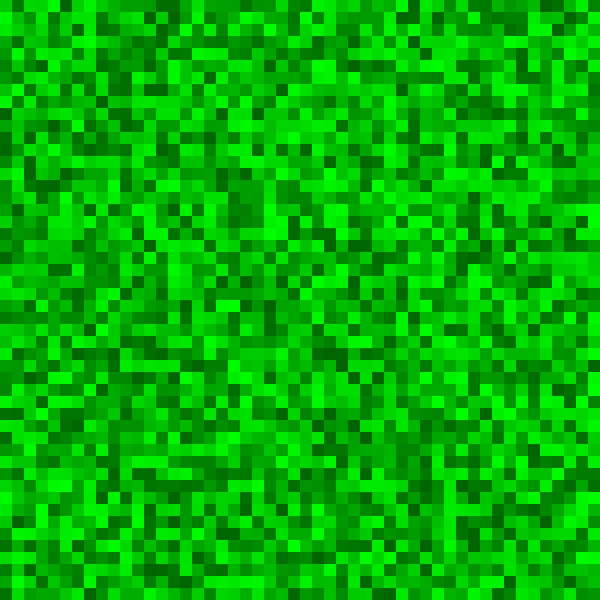
Frame 1 (no input)
Frame 60 (the mouse pressed at the canvas centre just before this capture): identical to frame 1, image omitted
Frame 120 (the mouse held since frame 60 and released just before this capture): identical to frame 1, image omitted

The Processing sketch that drew this single still picture (run headless with seeded random() and noise(); from frame 60 on, the mouse is pressed at the canvas centre):

// Processing sketch: processing_123337
// ── processing_123337.pde

int tamanho=12;
int colunas=600/tamanho;
int linhas=600/tamanho;
Grama[][] Comida=new Grama[colunas][linhas];
ArrayList<Bicho> Animais=new ArrayList<Bicho>(0);
int i, j;

void setup()
{
  size(600, 600);
  for(i=0; i<colunas; i=i+1)
  {
    for(j=0; j<linhas; j=j+1)
    {
      Comida[i][j]=new Grama();
    }
  }
  noStroke();
}

void draw()
{
  if(mousePressed && mouseButton==RIGHT)
  {
    Comida[floor(mouseX/tamanho)][floor(mouseY/tamanho)].qtd=100;
  }
  for(i=0; i<colunas; i=i+1)
  {
    for(j=0; j<linhas; j=j+1)
    {
      Comida[i][j].crescer();
    }
  }
  for(i=0; i<Animais.size(); i=i+1)
  {
    Animais.get(i).viver();
  }
}

void keyPressed()
{
  if(key==ENTER)
  {
    for(i=0; i<colunas; i=i+1)
    {
      for(j=0; j<linhas; j=j+1)
      {
        Comida[i][j]=new Grama();
      }
    }
  }
}

void mousePressed()
{
  if(mouseButton==LEFT)
  {
    Animais.add(new Bicho(100, int(mouseX/tamanho), int(mouseY/tamanho)));
  }
}

class Bicho
{
  int posx;
  int posy;
  float energia;
  
  Bicho(int tenergia, int tposx, int tposy)
  {
    posx=tposx;
    posy=tposy;
    energia=tenergia;
  }
  
  void viver()
  {
    if(energia<=0)
    {
      Animais.remove(i);
    }
    else
    {
      if(posx<0)
      {
        posx=colunas-1;
      }
      if(posx>colunas-1)
      {
        posx=0;
      }
      if(posy<0)
      {
        posy=linhas-1;
      }
      if(posy>linhas-1)
      {
        posy=0;
      }
      if(Comida[posx][posy].qtd>0)
      {
        Comida[posx][posy].qtd=Comida[posx][posy].qtd-1;
        energia=energia+1;
      }
      else
      {
        posx=posx+floor(random(-1, 2));
        posy=posy+floor(random(-1, 2));
      }
      if(energia>120)
      {
        Animais.add(new Bicho(60, posx, posy));
        energia=60;
      }
      fill(map(energia, 0, 100, 0, 255), 0, 0);
      ellipse(posx*tamanho+tamanho/2, posy*tamanho+tamanho/2, tamanho-2, tamanho-2);
      energia=energia-0.4;
    }
  }
}

class Grama
{
  int qtd;
  int taxa;
  int a;
  
  Grama()
  {
    qtd=int(random(100));
    taxa=int(random(500, 1000));
  }
  
  void crescer()
  {
    if(a>=taxa && qtd<100)
    {
      qtd=qtd+10;
      a=0;
    }
    else
    {
      a=a+1;
    }
    fill(0, map(qtd, 0, 100, 100, 255), 0);
    rect(i*tamanho, j*tamanho, tamanho, tamanho);
  }
}
